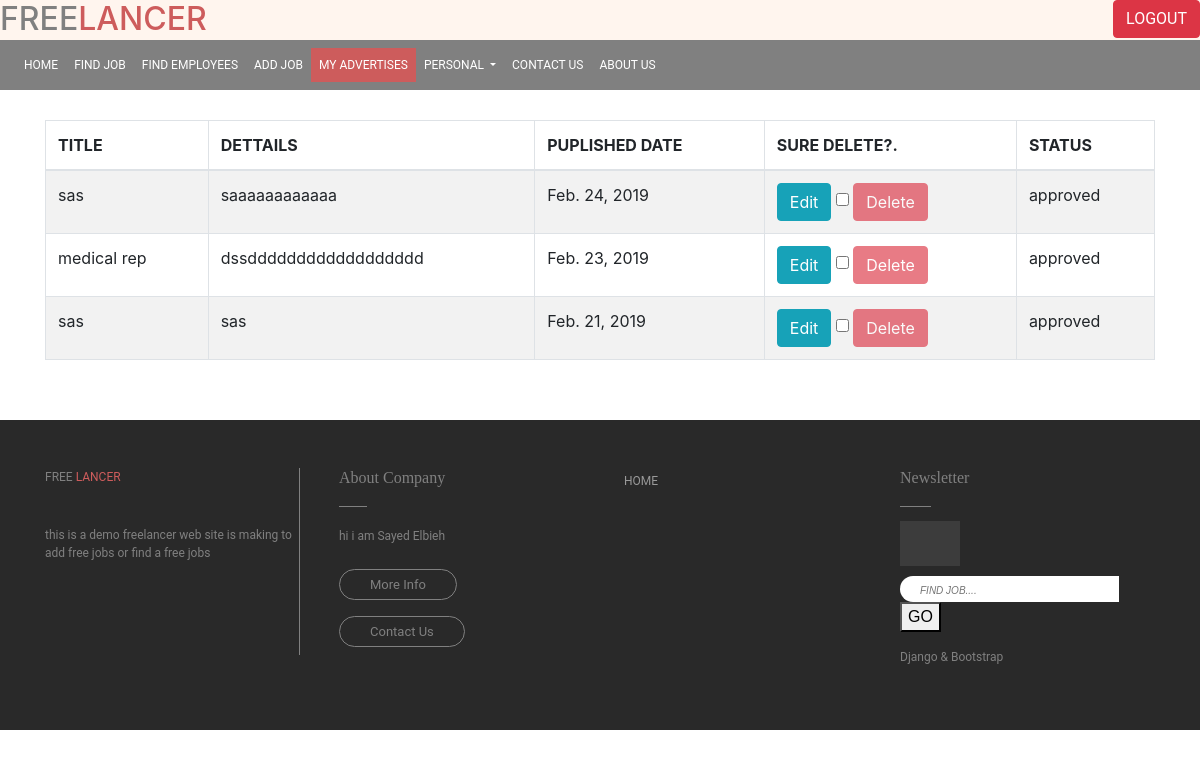
The app's page /advertis/my_advertises/ (signed in) with its own data.
### Advertis/models.py (models this page shows, shortened)
class adver_m (models.Model):
    user=models.ForeignKey(User,on_delete=models.CASCADE)
    title=models.CharField(max_length=120,blank=False)
    details=models.TextField(max_length=500,blank=False)
    date=models.DateField(auto_now_add=True)
    field=models.CharField(max_length=50,choices=JOb_CHOICES,default='Other')
    status=models.CharField(max_length=22,choices=status_choises,default="waiting admin approval")

### Advertis/views.py (the view)
# urls.py: path("my_advertises/",views.my_advertises,name="my_advertises"),
def my_advertises(request):
    request_user=request.user
    all_user_adv=adver_m.objects.all().filter(user=request_user).order_by("-date")
    paginator = Paginator(all_user_adv, 10)
    page = request.GET.get('page')
    user_adv = paginator.get_page(page)
    return render(request,"Advertis/my_adverises.html",context={"user_adv":user_adv})

### templates/Advertis/my_adverises.html (shortened to what this page needs)
{% extends "base.html" %}
{% load i18n %}
{% block content %}
    {% if user_adv %}
<div class="container" style="margin-top: 30px;margin-bottom: 60px">
    <div class="table_container">
    <table class="table table-bordered table-striped">
          <thead>
            <tr>
              <th scope="col">TITLE</th>
              <th scope="col">DETTAILS</th>
              <th scope="col">PUPLISHED DATE</th>
              <th scope="col">SURE DELETE?.</th>
              <th scope="col">STATUS</th>
            </tr>
          </thead>
                <tbody id="myTable">
      {% for item in user_adv %}
                    <tr>
                      <td>{{ item.title }}</td>
                      <td>{{ item.details }}</td>
                      <td>{{ item.date }}</td>
                      <td scope="row">
                      <button class="btn btn-info" onclick="location.href='edit/{{ item.id }}'" > Edit</button>
                      <input type="checkbox"  onchange="document.getElementById('sendNewSms{{ item.id }}').disabled = !this.checked;" />
                      <button class="btn btn-danger" onclick="location.href='delete/{{ item.id }}'" disabled id="sendNewSms{{ item.id }}" > Delete</button>
                      </td>
                      <td>{{ item.status}}</td>
                     </tr>
       {% endfor %}
                </tbody>
    </table>
</div>
    {% else %}
         <div class="container " style="margin-top: 50px;margin-bottom: 90px">
            <h1 style="color: indianred">SORRY..!!!!</h1>
            <h3>you have no didn't add any job offer before </h3>
         </div>
    {% endif %}
{% endblock %}

### templates/base.html (shortened to what this page needs)
{% load static %}
<!DOCTYPE html>
<html lang="en">
<head>
    <link rel="stylesheet" href="https://stackpath.bootstrapcdn.com/bootstrap/4.3.1/css/bootstrap.min.css">
    <link rel="stylesheet" href="{% static "template/base/css/base.css" %}">
</head>
<body>
<header>
    {% include "bar.html" %}
    {% block content %}
    {% endblock %}
</header>
<footer>
    {% include "footer.html" %}
</footer>
</body>
</html>

### templates/bar.html (shortened to what this page needs)
{% load static %}
{% url "about_us" as about_us %}
{% url "contact_us" as contact_us %}
{% url "view_adv" as view_adv %}
{% url "find_employee" as find_employee %}
{% url "add_adv" as add_adv %}
{% url "my_advertises" as my_advertises %}
{% url "home" as home%}
{% load static %}
        <link rel="stylesheet" href="{% static "template/nav/css/nav.css" %}">
        <div class="auth">
                <div class="btn-group-mr-5  buttons" role="group" aria-label="Basic example">
                <div  style="margin-bottom: 15px;float: left">
                    <h2 style="color: grey">FREE<span style="color: indianred">LANCER</span></h2>
                </div>
                    {% if user.is_authenticated%}
                        <a href="{% url "auth_logout" %}" role="button" class="btn btn-danger ">LOGOUT</a>
                    {% else %}
                        <a href="{% url "auth_login" %}" role="button" class="btn btn-danger ">LOGIN</a>
                        <a href="{% url "registration_register" %}" role="button" class="btn btn-success ">SIGNUP</a>
                    {% endif %}
                </div>
        </div>
        <nav class="navbar navbar-expand-lg navbar-light ">
                <div class="collapse navbar-collapse" id="navbarNav">
                  <ul class="navbar-nav">
                   <li class="nav-item {% if request.path == home %}active{%endif%}" >
                      <a class="nav-link" href="{% url "home" %}">HOME</a>
                    </li>
                    <li class="nav-item {% if request.path == view_adv %}active{%endif%}" >
                      <a class="nav-link" href="{% url "view_adv" %}">FIND JOB</a>
                    </li>
                    <li class="nav-item {% if request.path == find_employee %}active{%endif%} ">
                      <a class="nav-link" href="{% url "find_employee" %}">FIND EMPLOYEES</a>
                    </li>
                    {% if user.is_authenticated %}
                        <li class="nav-item {% if request.path == add_adv %}active{%endif%}">
                      <a class="nav-link  " href="{% url "add_adv" %}">ADD JOB <span class="sr-only">(current)</span></a>
                        </li>
                          <li class="nav-item {% if request.path == my_advertises %}active{%endif%}">
                      <a class="nav-link  " href="{% url "my_advertises" %}">MY ADVERTISES<span class="sr-only">(current)</span></a>
                        </li>
                         <li class="nav-item dropdown">
                            <a class="nav-link dropdown-toggle" href="#" id="navbarDropdownMenuLink" role="button" data-toggle="dropdown" aria-haspopup="true" aria-expanded="false">
                              PERSONAL
                            </a>
                          </li>
                    {% endif %}
                    <li class="nav-item {% if request.path == contact_us %}active{%endif%}">
                      <a class="nav-link  " href="{% url "contact_us" %}">CONTACT US <span class="sr-only">(current)</span></a>
                    </li>
                       <li class="nav-item {% if request.path == about_us %} active{%endif%}">
                      <a class="nav-link" href="{% url "about_us" %}">ABOUT US <span class="sr-only">(current)</span></a>
                    </li>
                  </ul>
                </div>
              </nav>

### templates/footer.html (shortened to what this page needs)
{% load static %}
    <link rel="stylesheet" href="{% static "template/footer/footer.css" %}">
<div class="footerClass">
    <footer class="container-fluid bg-grey py-5">
    <div class="container">
        <div class="row">
            <div class="col-md-6">
                <div class="row">
                     <div class="col-md-6 ">
                        <div class="logo-part">
                            <p class="w-50 logo-footer">FREE <span style="color: indianred">LANCER</span></p>
                                     <p>this is a demo freelancer web site is making to add free jobs or find a free jobs</p>
                                        </div>
                                            </div>
            <div class="col-md-6 px-4">
               <h6> About Company</h6>
               <p>hi i am Sayed Elbieh</p>
               <a href="{% url "about_us" %}" class="btn-footer"> More Info </a><br>
               <a href="{% url "contact_us" %}" class="btn-footer"> Contact Us</a>
            </div>
         </div>
      </div>
      <div class="col-md-6">
         <div class="row">
            <div class="col-md-6 px-4">
               <a style="color: #999999" href="{% url "home" %}">HOME</a>
            </div>
            <div class="col-md-6 ">
               <h6> Newsletter</h6>
               <div class="social">
                  <a href="#"><i class="fa fa-facebook" aria-hidden="true"></i></a>
                  <a href="#"><i class="fa fa-instagram" aria-hidden="true"></i></a>
               </div>
               <form class="form-footer my-3" action="{% url "view_adv" %}">
                  <input type="text"  value="{{ request.GET.name }}" placeholder="FIND JOB...." name="search" >
                  <button type="submit" >GO</button>
               </form>
               <p>Django & Bootstrap  </p>
            </div>
         </div>
      </div>
   </div>
</div>
</footer>
</div>

### project_static/template/base/css/base.css (style rules this page uses)
.logo-part { border-right: 1px solid grey; height: 100%; }

### project_static/template/nav/css/nav.css (style rules this page uses)
.auth { background-color:seashell; width: 100%; height: 40px; float: right; text-align: right; float: right; opacity: 100%; }
.navbar,.dropdown-menu { background-color: gray !important; }
.navbar .nav-link ,.dropdown-item { text-decoration-color: white !important; color: white !important; }
.navbar li.active { background-color: indianred !important; border-color: white !important; color: white !important; }

### project_static/template/footer/footer.css (style rules this page uses)
.footerClass { font-family: 'Signika', sans-serif; margin-bottom: 0px; }
.bg-grey { background: #292929; }
.logo-footer { margin-bottom: 40px; }
footer { color: grey; margin-bottom: 0px; }
footer p, a { font-size: 12px; font-family: 'Roboto', sans-serif; }
footer h6 { font-family: 'Playfair Display', serif; margin-bottom: 40px; position: relative; }
footer h6:after { position: absolute; content: ""; background: grey; width: 12%; height: 1px; left: 0; bottom: -20px; }
.btn-footer { color: grey; text-decoration: none; border: 1px solid; border-radius: 43px; font-size: 13px; padding: 7px 30px; line-height: 47px; }
.form-footer input[type="text"] { border: none; border-radius: 16px 0 0 16px; outline: none; padding-left: 10px; }
::placeholder { font-size: 10px; padding-left: 10px; font-style: italic; }
.social .fa { color: grey; font-size: 22px; padding: 10px 15px; background: #3c3c3c; }

### records on screen
adver_m: title "sas", details "saaaaaaaaaaaa", date "Feb. 24, 2019", status "approved"
adver_m: title "medical rep", details "dssdddddddddddddddddd", date "Feb. 23, 2019", status "approved"
adver_m: title "sas", details "sas", date "Feb. 21, 2019", status "approved"
